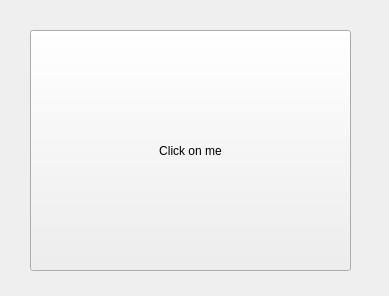
<?xml version="1.0" encoding="UTF-8"?>
<ui version="4.0">
 <class>Form</class>
 <widget class="QWidget" name="Form">
  <property name="geometry">
   <rect>
    <x>0</x>
    <y>0</y>
    <width>389</width>
    <height>296</height>
   </rect>
  </property>
  <property name="windowTitle">
   <string>Form</string>
  </property>
  <widget class="QPushButton" name="pushButton">
   <property name="geometry">
    <rect>
     <x>30</x>
     <y>30</y>
     <width>321</width>
     <height>241</height>
    </rect>
   </property>
   <property name="text">
    <string>Click on me</string>
   </property>
  </widget>
 </widget>
 <resources/>
 <connections>
  <connection>
   <sender>pushButton</sender>
   <signal>clicked()</signal>
   <receiver>Form</receiver>
   <slot>close()</slot>
   <hints>
    <hint type="sourcelabel">
     <x>228</x>
     <y>110</y>
    </hint>
    <hint type="destinationlabel">
     <x>0</x>
     <y>100</y>
    </hint>
   </hints>
  </connection>
 </connections>
</ui>
